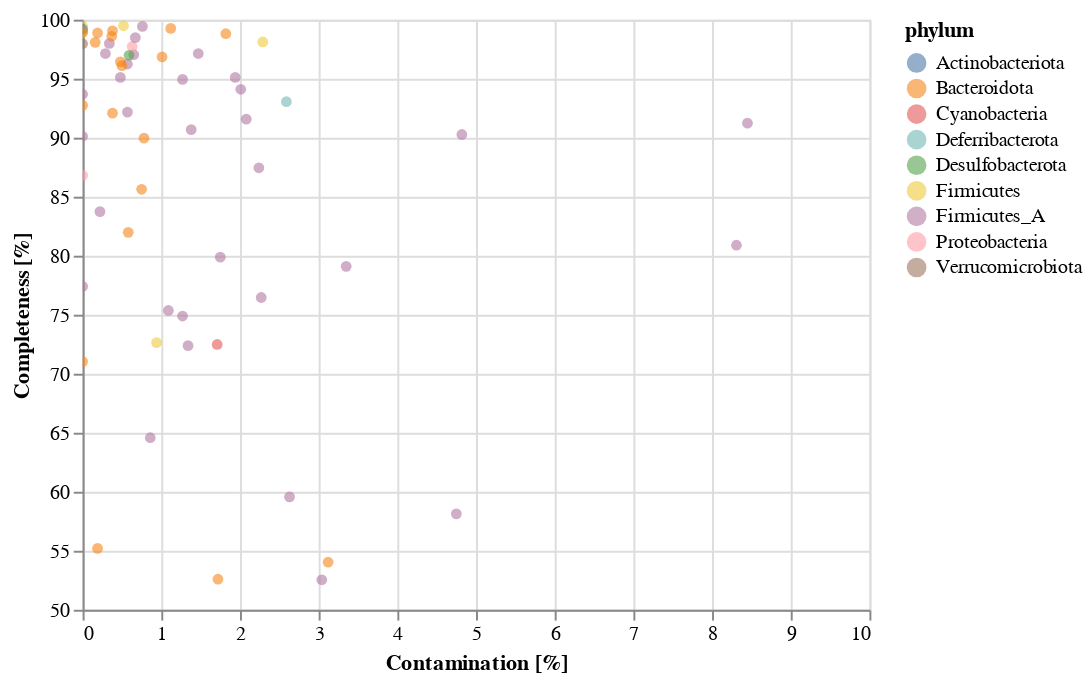

The notebook cell this image was saved under:
### Code cell
xscale = alt.Scale(domain=(0, 10))
yscale = alt.Scale(domain=(50, 100))

alt.Chart(genome_quality).mark_circle(opacity= .6).encode(
    alt.X('Contamination', scale=xscale, title='Contamination [%]'),
    alt.Y('Completeness', scale=yscale, title='Completeness [%]'),
    color='phylum',
    tooltip=['Name', 'Id', 'Contamination','Completeness' ]
).interactive()

### Figure 1 — Vega-Lite specification as saved in the notebook (floating-point values rounded to 4 significant figures)
{"config": {"view": {"continuousWidth": 400, "continuousHeight": 300}}, "data": {"name": "data-914d5756d6bb778fce6fdba51584461f"}, "mark": {"type": "circle", "opacity": 0.6}, "encoding": {"color": {"type": "nominal", "field": "phylum"}, "tooltip": [{"type": "nominal", "field": "Name"}, {"type": "nominal", "field": "Id"}, {"type": "quantitative", "field": "Contamination"}, {"type": "quantitative", "field": "Completeness"}], "x": {"type": "quantitative", "field": "Contamination", "scale": {"domain": [0, 10]}, "title": "Contamination [%]"}, "y": {"type": "quantitative", "field": "Completeness", "scale": {"domain": [50, 100]}, "title": "Completeness [%]"}}, "selection": {"selector002": {"type": "interval", "bind": "scales", "encodings": ["x", "y"]}}, "$schema": "https://vega.github.io/schema/vega-lite/v4.8.1.json", "datasets": {"data-914d5756d6bb778fce6fdba51584461f": [{"Marker lineage": "k__Bacteria (UID203)", "# genomes": 5449, "# markers": 103, "# marker sets": 57, "0": 57, "1": 44, "2": 2, "3": 0, "4": 0, "5+": 0, "Completeness": 59.57, "Contamination": 2.63, "Strain heterogeneity": 0.0, "Quality_Score": 46.42, "Lineage": "k__Bacteria", "Id": "MAG01", "kindom": "Bacteria", "phylum": "Firmicutes_A", "class": "Clostridia", "order": "Lachnospirales", "family": "Lachnospiraceae", "genus": "Acetatifactor", "species": null, "Name": "Acetatifactor MAG01"}, {"Marker lineage": "o__Bacteroidales (UID2617)", "# genomes": 213, "# markers": 406, "# marker sets": 265, "0": 198, "1": 207, "2": 1, "3": 0, "4": 0, "5+": 0, "Completeness": 55.2, "Contamination": 0.19, "Strain heterogeneity": 0.0, "Quality_Score": 54.25, "Lineage": "o__Bacteroidales", "Id": "MAG02", "kindom": "Bacteria", "phylum": "Bacteroidota", "class": "Bacteroidia", "order": "Bacteroidales", "family": "Muribaculaceae", "genus": "CAG-485", "species": "CAG-485 sp002361155", "Name": "CAG-485 sp002361155"}, {"Marker lineage": "f__Lachnospiraceae (UID1255)", "# genomes": 90, "# markers": 354, "# marker sets": 174, "0": 89, "1": 262, "2": 3, "3": 0, "4": 0, "5+": 0, "Completeness": 72.38, "Contamination": 1.34, "Strain heterogeneity": 0.0, "Quality_Score": 65.68, "Lineage": "f__Lachnospiraceae", "Id": "MAG03", "kindom": "Bacteria", "phylum": "Firmicutes_A", "class": "Clostridia", "order": "Lachnospirales", "family": "Lachnospiraceae", "genus": "CAG-95", "species": "CAG-95 sp000403495", "Name": "CAG-95 sp000403495"}, {"Marker lineage": "f__Lachnospiraceae (UID1255)", "# genomes": 90, "# markers": 354, "# marker sets": 174, "0": 14, "1": 339, "2": 1, "3": 0, "4": 0, "5+": 0, "Completeness": 96.24, "Contamination": 0.57, "Strain heterogeneity": 0.0, "Quality_Score": 93.39, "Lineage": "f__Lachnospiraceae", "Id": "MAG04", "kindom": "Bacteria", "phylum": "Firmicutes_A", "class": "Clostridia", "order": "Lachnospirales", "family": "Lachnospiraceae", "genus": null, "species": null, "Name": "Lachnospiraceae MAG04"}, {"Marker lineage": "k__Bacteria (UID203)", "# genomes": 5449, "# markers": 103, "# marker sets": 57, "0": 8, "1": 70, "2": 25, "3": 0, "4": 0, "5+": 0, "Completeness": 91.23, "Contamination": 8.45, "Strain heterogeneity": 28.0, "Quality_Score": 48.98, "Lineage": "k__Bacteria", "Id": "MAG05", "kindom": "Bacteria", "phylum": "Firmicutes_A", "class": "Clostridia", "order": "Lachnospirales", "family": "Lachnospiraceae", "genus": "An181", "species": null, "Name": "An181 MAG05"}, {"Marker lineage": "o__Clostridiales (UID1226)", "# genomes": 155, "# markers": 278, "# marker sets": 158, "0": 8, "1": 267, "2": 3, "3": 0, "4": 0, "5+": 0, "Completeness": 94.94, "Contamination": 1.27, "Strain heterogeneity": 0.0, "Quality_Score": 88.59, "Lineage": "o__Clostridiales", "Id": "MAG06", "kindom": "Bacteria", "phylum": "Firmicutes_A", "class": "Clostridia", "order": "Lachnospirales", "family": "Lachnospiraceae", "genus": null, "species": null, "Name": "Lachnospiraceae MAG06"}, {"Marker lineage": "f__Lachnospiraceae (UID1256)", "# genomes": 33, "# markers": 333, "# marker sets": 171, "0": 80, "1": 249, "2": 4, "3": 0, "4": 0, "5+": 0, "Completeness": 79.88, "Contamination": 1.75, "Strain heterogeneity": 0.0, "Quality_Score": 71.13, "Lineage": "f__Lachnospiraceae", "Id": "MAG07", "kindom": "Bacteria", "phylum": "Firmicutes_A", "class": "Clostridia", "order": "Lachnospirales", "family": "Lachnospiraceae", "genus": "Dorea", "species": null, "Name": "Dorea MAG07"}, {"Marker lineage": "g__Lactobacillus (UID380)", "# genomes": 58, "# markers": 449, "# marker sets": 129, "0": 2, "1": 447, "2": 0, "3": 0, "4": 0, "5+": 0, "Completeness": 98.97, "Contamination": 0.0, "Strain heterogeneity": 0.0, "Quality_Score": 98.97, "Lineage": "g__Lactobacillus", "Id": "MAG08", "kindom": "Bacteria", "phylum": "Firmicutes", "class": "Bacilli", "order": "Lactobacillales", "family": "Lactobacillaceae", "genus": "Lactobacillus", "species": "Lactobacillus johnsonii", "Name": "Lactobacillus johnsonii"}, {"Marker lineage": "o__Bacteroidales (UID2617)", "# genomes": 213, "# markers": 406, "# marker sets": 265, "0": 13, "1": 391, "2": 2, "3": 0, "4": 0, "5+": 0, "Completeness": 96.1, "Contamination": 0.5, "Strain heterogeneity": 0.0, "Quality_Score": 93.6, "Lineage": "o__Bacteroidales", "Id": "MAG09", "kindom": "Bacteria", "phylum": "Bacteroidota", "class": "Bacteroidia", "order": "Bacteroidales", "family": "Muribaculaceae", "genus": "CAG-485", "species": null, "Name": "CAG-485 MAG09"}, {"Marker lineage": "o__Bacteroidales (UID2617)", "# genomes": 213, "# markers": 406, "# marker sets": 265, "0": 28, "1": 378, "2": 0, "3": 0, "4": 0, "5+": 0, "Completeness": 92.74, "Contamination": 0.0, "Strain heterogeneity": 0.0, "Quality_Score": 92.74, "Lineage": "o__Bacteroidales", "Id": "MAG10", "kindom": "Bacteria", "phylum": "Bacteroidota", "class": "Bacteroidia", "order": "Bacteroidales", "family": "Muribaculaceae", "genus": "UBA7173", "species": "UBA7173 sp001689485", "Name": "UBA7173 sp001689485"}, {"Marker lineage": "o__Lactobacillales (UID355)", "# genomes": 490, "# markers": 336, "# marker sets": 184, "0": 1, "1": 335, "2": 0, "3": 0, "4": 0, "5+": 0, "Completeness": 99.46, "Contamination": 0.0, "Strain heterogeneity": 0.0, "Quality_Score": 99.46, "Lineage": "o__Lactobacillales", "Id": "MAG11", "kindom": "Bacteria", "phylum": "Firmicutes", "class": "Bacilli", "order": "Lactobacillales", "family": "Lactobacillaceae", "genus": "Limosilactobacillus", "species": "Limosilactobacillus reuteri", "Name": "Limosilactobacillus reuteri"}, {"Marker lineage": "o__Clostridiales (UID1212)", "# genomes": 172, "# markers": 263, "# marker sets": 149, "0": 3, "1": 259, "2": 1, "3": 0, "4": 0, "5+": 0, "Completeness": 97.99, "Contamination": 0.34, "Strain heterogeneity": 0.0, "Quality_Score": 96.29, "Lineage": "o__Clostridiales", "Id": "MAG12", "kindom": "Bacteria", "phylum": "Firmicutes_A", "class": "Clostridia", "order": "Oscillospirales", "family": "Acutalibacteraceae", "genus": "Eubacterium_R", "species": null, "Name": "Eubacterium_R MAG12"}, {"Marker lineage": "f__Lachnospiraceae (UID1255)", "# genomes": 90, "# markers": 354, "# marker sets": 174, "0": 22, "1": 328, "2": 4, "3": 0, "4": 0, "5+": 0, "Completeness": 94.1, "Contamination": 2.01, "Strain heterogeneity": 0.0, "Quality_Score": 84.05, "Lineage": "f__Lachnospiraceae", "Id": "MAG13", "kindom": "Bacteria", "phylum": "Firmicutes_A", "class": "Clostridia", "order": "Lachnospirales", "family": "Lachnospiraceae", "genus": null, "species": null, "Name": "Lachnospiraceae MAG13"}, {"Marker lineage": "k__Bacteria (UID203)", "# genomes": 5449, "# markers": 104, "# marker sets": 58, "0": 56, "1": 48, "2": 0, "3": 0, "4": 0, "5+": 0, "Completeness": 71.03, "Contamination": 0.0, "Strain heterogeneity": 0.0, "Quality_Score": 71.03, "Lineage": "k__Bacteria", "Id": "MAG14", "kindom": "Bacteria", "phylum": "Bacteroidota", "class": "Bacteroidia", "order": "Bacteroidales", "family": "Muribaculaceae", "genus": "CAG-485", "species": null, "Name": "CAG-485 MAG14"}, {"Marker lineage": "o__Clostridiales (UID1226)", "# genomes": 155, "# markers": 278, "# marker sets": 158, "0": 65, "1": 210, "2": 3, "3": 0, "4": 0, "5+": 0, "Completeness": 74.89, "Contamination": 1.27, "Strain heterogeneity": 0.0, "Quality_Score": 68.54, "Lineage": "o__Clostridiales", "Id": "MAG15", "kindom": "Bacteria", "phylum": "Firmicutes_A", "class": "Clostridia", "order": "Lachnospirales", "family": "Lachnospiraceae", "genus": "UBA7182", "species": null, "Name": "UBA7182 MAG15"}, {"Marker lineage": "k__Bacteria (UID2982)", "# genomes": 88, "# markers": 229, "# marker sets": 147, "0": 3, "1": 226, "2": 0, "3": 0, "4": 0, "5+": 0, "Completeness": 97.96, "Contamination": 0.0, "Strain heterogeneity": 0.0, "Quality_Score": 97.96, "Lineage": "k__Bacteria", "Id": "MAG16", "kindom": "Bacteria", "phylum": "Verrucomicrobiota", "class": "Verrucomicrobiae", "order": "Verrucomicrobiales", "family": "Akkermansiaceae", "genus": "Akkermansia", "species": "Akkermansia muciniphila", "Name": "Akkermansia muciniphila"}, {"Marker lineage": "f__Lachnospiraceae (UID1255)", "# genomes": 90, "# markers": 354, "# marker sets": 174, "0": 16, "1": 336, "2": 2, "3": 0, "4": 0, "5+": 0, "Completeness": 97.03, "Contamination": 0.65, "Strain heterogeneity": 0.0, "Quality_Score": 93.78, "Lineage": "f__Lachnospiraceae", "Id": "MAG17", "kindom": "Bacteria", "phylum": "Firmicutes_A", "class": "Clostridia", "order": "Lachnospirales", "family": "Lachnospiraceae", "genus": "Acetatifactor", "species": null, "Name": "Acetatifactor MAG17"}, {"Marker lineage": "o__Clostridiales (UID1212)", "# genomes": 172, "# markers": 257, "# marker sets": 149, "0": 123, "1": 124, "2": 10, "3": 0, "4": 0, "5+": 0, "Completeness": 58.13, "Contamination": 4.75, "Strain heterogeneity": 10.0, "Quality_Score": 34.38, "Lineage": "o__Clostridiales", "Id": "MAG18", "kindom": "Bacteria", "phylum": "Firmicutes_A", "class": "Clostridia", "order": "Oscillospirales", "family": "Oscillospiraceae", "genus": "Lawsonibacter", "species": null, "Name": "Lawsonibacter MAG18"}, {"Marker lineage": "o__Clostridiales (UID1212)", "# genomes": 172, "# markers": 263, "# marker sets": 149, "0": 48, "1": 214, "2": 1, "3": 0, "4": 0, "5+": 0, "Completeness": 83.74, "Contamination": 0.22, "Strain heterogeneity": 100.0, "Quality_Score": 82.64, "Lineage": "o__Clostridiales", "Id": "MAG19", "kindom": "Bacteria", "phylum": "Firmicutes_A", "class": "Clostridia", "order": "Oscillospirales", "family": "Ruminococcaceae", "genus": "Angelakisella", "species": null, "Name": "Angelakisella MAG19"}, {"Marker lineage": "f__Lachnospiraceae (UID1255)", "# genomes": 90, "# markers": 354, "# marker sets": 174, "0": 7, "1": 346, "2": 1, "3": 0, "4": 0, "5+": 0, "Completeness": 97.13, "Contamination": 0.29, "Strain heterogeneity": 0.0, "Quality_Score": 95.68, "Lineage": "f__Lachnospiraceae", "Id": "MAG20", "kindom": "Bacteria", "phylum": "Firmicutes_A", "class": "Clostridia", "order": "Lachnospirales", "family": "Lachnospiraceae", "genus": "Kineothrix", "species": "Kineothrix sp000403275", "Name": "Kineothrix sp000403275"}, {"Marker lineage": "o__Clostridiales (UID1212)", "# genomes": 172, "# markers": 263, "# marker sets": 149, "0": 22, "1": 228, "2": 12, "3": 1, "4": 0, "5+": 0, "Completeness": 90.27, "Contamination": 4.82, "Strain heterogeneity": 33.33, "Quality_Score": 66.17, "Lineage": "o__Clostridiales", "Id": "MAG21", "kindom": "Bacteria", "phylum": "Firmicutes_A", "class": "Clostridia", "order": "Oscillospirales", "family": "Oscillospiraceae", "genus": null, "species": null, "Name": "Oscillospiraceae MAG21"}, {"Marker lineage": "c__Clostridia (UID1118)", "# genomes": 387, "# markers": 223, "# marker sets": 124, "0": 12, "1": 211, "2": 0, "3": 0, "4": 0, "5+": 0, "Completeness": 93.68, "Contamination": 0.0, "Strain heterogeneity": 0.0, "Quality_Score": 93.68, "Lineage": "c__Clostridia", "Id": "MAG22", "kindom": "Bacteria", "phylum": "Firmicutes_A", "class": "Clostridia_A", "order": "Christensenellales", "family": "UBA3700", "genus": null, "species": null, "Name": "UBA3700 MAG22"}, {"Marker lineage": "f__Lachnospiraceae (UID1255)", "# genomes": 90, "# markers": 354, "# marker sets": 174, "0": 27, "1": 326, "2": 1, "3": 0, "4": 0, "5+": 0, "Completeness": 92.17, "Contamination": 0.57, "Strain heterogeneity": 0.0, "Quality_Score": 89.32, "Lineage": "f__Lachnospiraceae", "Id": "MAG23", "kindom": "Bacteria", "phylum": "Firmicutes_A", "class": "Clostridia", "order": "Lachnospirales", "family": "Lachnospiraceae", "genus": "Kineothrix", "species": null, "Name": "Kineothrix MAG23"}, {"Marker lineage": "p__Bacteroidetes (UID2605)", "# genomes": 350, "# markers": 314, "# marker sets": 208, "0": 4, "1": 309, "2": 1, "3": 0, "4": 0, "5+": 0, "Completeness": 98.08, "Contamination": 0.16, "Strain heterogeneity": 0.0, "Quality_Score": 97.28, "Lineage": "p__Bacteroidetes", "Id": "MAG24", "kindom": "Bacteria", "phylum": "Bacteroidota", "class": "Bacteroidia", "order": "Bacteroidales", "family": "Rikenellaceae", "genus": "Alistipes", "species": "Alistipes sp002362235", "Name": "Alistipes sp002362235"}, {"Marker lineage": "o__Bacteroidales (UID2617)", "# genomes": 213, "# markers": 406, "# marker sets": 265, "0": 7, "1": 398, "2": 1, "3": 0, "4": 0, "5+": 0, "Completeness": 99.06, "Contamination": 0.38, "Strain heterogeneity": 0.0, "Quality_Score": 97.16, "Lineage": "o__Bacteroidales", "Id": "MAG25", "kindom": "Bacteria", "phylum": "Bacteroidota", "class": "Bacteroidia", "order": "Bacteroidales", "family": "Muribaculaceae", "genus": "Paramuribaculum", "species": null, "Name": "Paramuribaculum MAG25"}, {"Marker lineage": "k__Bacteria (UID2495)", "# genomes": 2993, "# markers": 147, "# marker sets": 91, "0": 12, "1": 135, "2": 0, "3": 0, "4": 0, "5+": 0, "Completeness": 86.81, "Contamination": 0.0, "Strain heterogeneity": 0.0, "Quality_Score": 86.81, "Lineage": "k__Bacteria", "Id": "MAG26", "kindom": "Bacteria", "phylum": "Proteobacteria", "class": "Alphaproteobacteria", "order": "Rs-D84", "family": "Rs-D84", "genus": "Rs-D84", "species": null, "Name": "Rs-D84 MAG26"}, {"Marker lineage": "c__Clostridia (UID1118)", "# genomes": 387, "# markers": 223, "# marker sets": 124, "0": 18, "1": 205, "2": 0, "3": 0, "4": 0, "5+": 0, "Completeness": 90.12, "Contamination": 0.0, "Strain heterogeneity": 0.0, "Quality_Score": 90.12, "Lineage": "c__Clostridia", "Id": "MAG27", "kindom": "Bacteria", "phylum": "Firmicutes_A", "class": "Clostridia_A", "order": "Christensenellales", "family": "UBA3700", "genus": null, "species": null, "Name": "UBA3700 MAG27"}, {"Marker lineage": "f__Lachnospiraceae (UID1286)", "# genomes": 57, "# markers": 420, "# marker sets": 207, "0": 102, "1": 312, "2": 6, "3": 0, "4": 0, "5+": 0, "Completeness": 76.46, "Contamination": 2.27, "Strain heterogeneity": 0.0, "Quality_Score": 65.11, "Lineage": "f__Lachnospiraceae", "Id": "MAG28", "kindom": "Bacteria", "phylum": "Firmicutes_A", "class": "Clostridia", "order": "Lachnospirales", "family": "Lachnospiraceae", "genus": "1XD42-69", "species": null, "Name": "1XD42-69 MAG28"}, {"Marker lineage": "k__Bacteria (UID1453)", "# genomes": 901, "# markers": 171, "# marker sets": 117, "0": 36, "1": 133, "2": 2, "3": 0, "4": 0, "5+": 0, "Completeness": 72.48, "Contamination": 1.71, "Strain heterogeneity": 0.0, "Quality_Score": 63.93, "Lineage": "k__Bacteria", "Id": "MAG29", "kindom": "Bacteria", "phylum": "Cyanobacteria", "class": "Vampirovibrionia", "order": "Gastranaerophilales", "family": "Gastranaerophilaceae", "genus": "Zag111", "species": null, "Name": "Zag111 MAG29"}, {"Marker lineage": "o__Lactobacillales (UID374)", "# genomes": 471, "# markers": 350, "# marker sets": 191, "0": 1, "1": 348, "2": 1, "3": 0, "4": 0, "5+": 0, "Completeness": 99.48, "Contamination": 0.52, "Strain heterogeneity": 0.0, "Quality_Score": 96.88, "Lineage": "o__Lactobacillales", "Id": "MAG30", "kindom": "Bacteria", "phylum": "Firmicutes", "class": "Bacilli", "order": "Lactobacillales", "family": "Lactobacillaceae", "genus": "Ligilactobacillus", "species": "Ligilactobacillus murinus", "Name": "Ligilactobacillus murinus"}, {"Marker lineage": "f__Lachnospiraceae (UID1255)", "# genomes": 90, "# markers": 354, "# marker sets": 174, "0": 1, "1": 350, "2": 3, "3": 0, "4": 0, "5+": 0, "Completeness": 99.43, "Contamination": 0.76, "Strain heterogeneity": 0.0, "Quality_Score": 95.63, "Lineage": "f__Lachnospiraceae", "Id": "MAG31", "kindom": "Bacteria", "phylum": "Firmicutes_A", "class": "Clostridia", "order": "Lachnospirales", "family": "Lachnospiraceae", "genus": "Acetatifactor", "species": null, "Name": "Acetatifactor MAG31"}, {"Marker lineage": "f__Lachnospiraceae (UID1286)", "# genomes": 57, "# markers": 420, "# marker sets": 207, "0": 14, "1": 405, "2": 1, "3": 0, "4": 0, "5+": 0, "Completeness": 95.11, "Contamination": 0.48, "Strain heterogeneity": 0.0, "Quality_Score": 92.71, "Lineage": "f__Lachnospiraceae", "Id": "MAG32", "kindom": "Bacteria", "phylum": "Firmicutes_A", "class": "Clostridia", "order": "Lachnospirales", "family": "Lachnospiraceae", "genus": "1XD42-69", "species": null, "Name": "1XD42-69 MAG32"}, {"Marker lineage": "p__Actinobacteria (UID2112)", "# genomes": 31, "# markers": 211, "# marker sets": 124, "0": 1, "1": 210, "2": 0, "3": 0, "4": 0, "5+": 0, "Completeness": 99.19, "Contamination": 0.0, "Strain heterogeneity": 0.0, "Quality_Score": 99.19, "Lineage": "p__Actinobacteria", "Id": "MAG33", "kindom": "Bacteria", "phylum": "Actinobacteriota", "class": "Coriobacteriia", "order": "Coriobacteriales", "family": "Atopobiaceae", "genus": "NM07-P-09", "species": "NM07-P-09 sp004793925", "Name": "NM07-P-09 sp004793925"}, {"Marker lineage": "o__Bacteroidales (UID2617)", "# genomes": 213, "# markers": 406, "# marker sets": 265, "0": 24, "1": 377, "2": 5, "3": 0, "4": 0, "5+": 0, "Completeness": 96.84, "Contamination": 1.01, "Strain heterogeneity": 0.0, "Quality_Score": 91.79, "Lineage": "o__Bacteroidales", "Id": "MAG34", "kindom": "Bacteria", "phylum": "Bacteroidota", "class": "Bacteroidia", "order": "Bacteroidales", "family": "Muribaculaceae", "genus": "CAG-485", "species": null, "Name": "CAG-485 MAG34"}, {"Marker lineage": "o__Bacteroidales (UID2617)", "# genomes": 213, "# markers": 406, "# marker sets": 265, "0": 5, "1": 395, "2": 6, "3": 0, "4": 0, "5+": 0, "Completeness": 98.81, "Contamination": 1.82, "Strain heterogeneity": 0.0, "Quality_Score": 89.71, "Lineage": "o__Bacteroidales", "Id": "MAG35", "kindom": "Bacteria", "phylum": "Bacteroidota", "class": "Bacteroidia", "order": "Bacteroidales", "family": "Muribaculaceae", "genus": "UBA7173", "species": "UBA7173 sp001915385", "Name": "UBA7173 sp001915385"}, {"Marker lineage": "f__Lachnospiraceae (UID1256)", "# genomes": 33, "# markers": 333, "# marker sets": 171, "0": 49, "1": 270, "2": 12, "3": 2, "4": 0, "5+": 0, "Completeness": 87.45, "Contamination": 2.24, "Strain heterogeneity": 16.67, "Quality_Score": 76.25, "Lineage": "f__Lachnospiraceae", "Id": "MAG36", "kindom": "Bacteria", "phylum": "Firmicutes_A", "class": "Clostridia", "order": "Lachnospirales", "family": "Lachnospiraceae", "genus": "Dorea", "species": null, "Name": "Dorea MAG36"}, {"Marker lineage": "f__Lachnospiraceae (UID1255)", "# genomes": 90, "# markers": 354, "# marker sets": 174, "0": 33, "1": 308, "2": 13, "3": 0, "4": 0, "5+": 0, "Completeness": 90.68, "Contamination": 1.38, "Strain heterogeneity": 61.54, "Quality_Score": 83.78, "Lineage": "f__Lachnospiraceae", "Id": "MAG37", "kindom": "Bacteria", "phylum": "Firmicutes_A", "class": "Clostridia", "order": "Lachnospirales", "family": "Lachnospiraceae", "genus": "Acetatifactor", "species": null, "Name": "Acetatifactor MAG37"}, {"Marker lineage": "p__Bacteroidetes (UID2605)", "# genomes": 350, "# markers": 316, "# marker sets": 210, "0": 8, "1": 307, "2": 1, "3": 0, "4": 0, "5+": 0, "Completeness": 96.43, "Contamination": 0.48, "Strain heterogeneity": 0.0, "Quality_Score": 94.03, "Lineage": "p__Bacteroidetes", "Id": "MAG38", "kindom": "Bacteria", "phylum": "Bacteroidota", "class": "Bacteroidia", "order": "Bacteroidales", "family": "UBA932", "genus": "RC9", "species": "RC9 sp002298075", "Name": "RC9 sp002298075"}, {"Marker lineage": "p__Proteobacteria (UID3887)", "# genomes": 1487, "# markers": 255, "# marker sets": 158, "0": 5, "1": 249, "2": 1, "3": 0, "4": 0, "5+": 0, "Completeness": 97.73, "Contamination": 0.63, "Strain heterogeneity": 100.0, "Quality_Score": 94.58, "Lineage": "p__Proteobacteria", "Id": "MAG39", "kindom": "Bacteria", "phylum": "Proteobacteria", "class": "Gammaproteobacteria", "order": "Burkholderiales", "family": "Burkholderiaceae", "genus": "Parasutterella", "species": "Parasutterella sp900552195", "Name": "Parasutterella sp900552195"}, {"Marker lineage": "k__Bacteria (UID2372)", "# genomes": 131, "# markers": 177, "# marker sets": 106, "0": 2, "1": 170, "2": 5, "3": 0, "4": 0, "5+": 0, "Completeness": 98.11, "Contamination": 2.29, "Strain heterogeneity": 0.0, "Quality_Score": 86.66, "Lineage": "k__Bacteria", "Id": "MAG40", "kindom": "Bacteria", "phylum": "Firmicutes", "class": "Bacilli", "order": "Erysipelotrichales", "family": "Erysipelotrichaceae", "genus": "Faecalibaculum", "species": "Faecalibaculum rodentium", "Name": "Faecalibaculum rodentium"}, {"Marker lineage": "k__Bacteria (UID203)", "# genomes": 5449, "# markers": 104, "# marker sets": 58, "0": 56, "1": 47, "2": 1, "3": 0, "4": 0, "5+": 0, "Completeness": 64.58, "Contamination": 0.86, "Strain heterogeneity": 100.0, "Quality_Score": 60.28, "Lineage": "k__Bacteria", "Id": "MAG41", "kindom": "Bacteria", "phylum": "Firmicutes_A", "class": "Clostridia", "order": "Oscillospirales", "family": "Oscillospiraceae", "genus": null, "species": null, "Name": "Oscillospiraceae MAG41"}, {"Marker lineage": "k__Bacteria (UID2372)", "# genomes": 131, "# markers": 177, "# marker sets": 106, "0": 33, "1": 143, "2": 1, "3": 0, "4": 0, "5+": 0, "Completeness": 72.64, "Contamination": 0.94, "Strain heterogeneity": 0.0, "Quality_Score": 67.94, "Lineage": "k__Bacteria", "Id": "MAG42", "kindom": "Bacteria", "phylum": "Firmicutes", "class": "Bacilli", "order": "Erysipelotrichales", "family": "Erysipelatoclostridiaceae", "genus": "Erysipelatoclostridium", "species": "Erysipelatoclostridium cocleatum", "Name": "Erysipelatoclostridium cocleatum"}, {"Marker lineage": "f__Lachnospiraceae (UID1255)", "# genomes": 90, "# markers": 354, "# marker sets": 174, "0": 17, "1": 330, "2": 7, "3": 0, "4": 0, "5+": 0, "Completeness": 95.11, "Contamination": 1.94, "Strain heterogeneity": 0.0, "Quality_Score": 85.41, "Lineage": "f__Lachnospiraceae", "Id": "MAG43", "kindom": "Bacteria", "phylum": "Firmicutes_A", "class": "Clostridia", "order": "Lachnospirales", "family": "Lachnospiraceae", "genus": "CAG-95", "species": null, "Name": "CAG-95 MAG43"}, {"Marker lineage": "p__Bacteroidetes (UID2605)", "# genomes": 350, "# markers": 314, "# marker sets": 208, "0": 150, "1": 154, "2": 10, "3": 0, "4": 0, "5+": 0, "Completeness": 54.03, "Contamination": 3.12, "Strain heterogeneity": 10.0, "Quality_Score": 38.43, "Lineage": "p__Bacteroidetes", "Id": "MAG44", "kindom": "Bacteria", "phylum": "Bacteroidota", "class": "Bacteroidia", "order": "Bacteroidales", "family": "Rikenellaceae", "genus": "Alistipes", "species": "Alistipes sp002428825", "Name": "Alistipes sp002428825"}, {"Marker lineage": "o__Bacteroidales (UID2654)", "# genomes": 163, "# markers": 486, "# marker sets": 266, "0": 5, "1": 480, "2": 1, "3": 0, "4": 0, "5+": 0, "Completeness": 98.87, "Contamination": 0.19, "Strain heterogeneity": 0.0, "Quality_Score": 97.92, "Lineage": "o__Bacteroidales", "Id": "MAG45", "kindom": "Bacteria", "phylum": "Bacteroidota", "class": "Bacteroidia", "order": "Bacteroidales", "family": "Bacteroidaceae", "genus": "Phocaeicola", "species": "Phocaeicola vulgatus", "Name": "Phocaeicola vulgatus"}, {"Marker lineage": "k__Bacteria (UID203)", "# genomes": 5449, "# markers": 98, "# marker sets": 58, "0": 16, "1": 67, "2": 15, "3": 0, "4": 0, "5+": 0, "Completeness": 80.89, "Contamination": 8.31, "Strain heterogeneity": 0.0, "Quality_Score": 39.34, "Lineage": "k__Bacteria", "Id": "MAG46", "kindom": "Bacteria", "phylum": "Firmicutes_A", "class": "Clostridia", "order": "Oscillospirales", "family": "Oscillospiraceae", "genus": "UBA9475", "species": null, "Name": "UBA9475 MAG46"}, {"Marker lineage": "f__Lachnospiraceae (UID1255)", "# genomes": 90, "# markers": 354, "# marker sets": 174, "0": 52, "1": 295, "2": 7, "3": 0, "4": 0, "5+": 0, "Completeness": 91.57, "Contamination": 2.08, "Strain heterogeneity": 0.0, "Quality_Score": 81.17, "Lineage": "f__Lachnospiraceae", "Id": "MAG47", "kindom": "Bacteria", "phylum": "Firmicutes_A", "class": "Clostridia", "order": "Lachnospirales", "family": "Lachnospiraceae", "genus": "Acetatifactor", "species": null, "Name": "Acetatifactor MAG47"}, {"Marker lineage": "o__Bacteroidales (UID2617)", "# genomes": 213, "# markers": 406, "# marker sets": 265, "0": 44, "1": 361, "2": 1, "3": 0, "4": 0, "5+": 0, "Completeness": 92.08, "Contamination": 0.38, "Strain heterogeneity": 0.0, "Quality_Score": 90.18, "Lineage": "o__Bacteroidales", "Id": "MAG48", "kindom": "Bacteria", "phylum": "Bacteroidota", "class": "Bacteroidia", "order": "Bacteroidales", "family": "Muribaculaceae", "genus": "Paramuribaculum", "species": "Paramuribaculum sp900553585", "Name": "Paramuribaculum sp900553585"}, {"Marker lineage": "o__Bacteroidales (UID2657)", "# genomes": 160, "# markers": 490, "# marker sets": 268, "0": 17, "1": 472, "2": 1, "3": 0, "4": 0, "5+": 0, "Completeness": 98.59, "Contamination": 0.37, "Strain heterogeneity": 0.0, "Quality_Score": 96.74, "Lineage": "o__Bacteroidales", "Id": "MAG49", "kindom": "Bacteria", "phylum": "Bacteroidota", "class": "Bacteroidia", "order": "Bacteroidales", "family": "Bacteroidaceae", "genus": "Bacteroides", "species": "Bacteroides intestinalis", "Name": "Bacteroides intestinalis"}, {"Marker lineage": "o__Clostridiales (UID1212)", "# genomes": 172, "# markers": 257, "# marker sets": 149, "0": 46, "1": 211, "2": 0, "3": 0, "4": 0, "5+": 0, "Completeness": 77.4, "Contamination": 0.0, "Strain heterogeneity": 0.0, "Quality_Score": 77.4, "Lineage": "o__Clostridiales", "Id": "MAG50", "kindom": "Bacteria", "phylum": "Firmicutes_A", "class": "Clostridia", "order": "Oscillospirales", "family": "Oscillospiraceae", "genus": "UBA9475", "species": null, "Name": "UBA9475 MAG50"}, {"Marker lineage": "k__Bacteria (UID3187)", "# genomes": 2258, "# markers": 186, "# marker sets": 116, "0": 9, "1": 174, "2": 3, "3": 0, "4": 0, "5+": 0, "Completeness": 93.05, "Contamination": 2.59, "Strain heterogeneity": 0.0, "Quality_Score": 80.1, "Lineage": "k__Bacteria", "Id": "MAG51", "kindom": "Bacteria", "phylum": "Deferribacterota", "class": "Deferribacteres", "order": "Deferribacterales", "family": "Mucispirillaceae", "genus": "Mucispirillum", "species": "Mucispirillum schaedleri", "Name": "Mucispirillum schaedleri"}, {"Marker lineage": "f__Lachnospiraceae (UID1255)", "# genomes": 90, "# markers": 354, "# marker sets": 174, "0": 60, "1": 282, "2": 12, "3": 0, "4": 0, "5+": 0, "Completeness": 79.1, "Contamination": 3.35, "Strain heterogeneity": 25.0, "Quality_Score": 62.35, "Lineage": "f__Lachnospiraceae", "Id": "MAG52", "kindom": "Bacteria", "phylum": "Firmicutes_A", "class": "Clostridia", "order": "Lachnospirales", "family": "Lachnospiraceae", "genus": "Acetatifactor", "species": null, "Name": "Acetatifactor MAG52"}, {"Marker lineage": "f__Lachnospiraceae (UID1255)", "# genomes": 90, "# markers": 354, "# marker sets": 174, "0": 5, "1": 344, "2": 5, "3": 0, "4": 0, "5+": 0, "Completeness": 97.13, "Contamination": 1.47, "Strain heterogeneity": 0.0, "Quality_Score": 89.78, "Lineage": "f__Lachnospiraceae", "Id": "MAG53", "kindom": "Bacteria", "phylum": "Firmicutes_A", "class": "Clostridia", "order": "Lachnospirales", "family": "Lachnospiraceae", "genus": "14-2", "species": null, "Name": "14-2 MAG53"}, {"Marker lineage": "c__Deltaproteobacteria (UID3218)", "# genomes": 61, "# markers": 284, "# marker sets": 169, "0": 7, "1": 276, "2": 1, "3": 0, "4": 0, "5+": 0, "Completeness": 96.98, "Contamination": 0.59, "Strain heterogeneity": 0.0, "Quality_Score": 94.03, "Lineage": "c__Deltaproteobacteria", "Id": "MAG54", "kindom": "Bacteria", "phylum": "Desulfobacterota", "class": "Desulfovibrionia", "order": "Desulfovibrionales", "family": "Desulfovibrionaceae", "genus": "Mailhella", "species": null, "Name": "Mailhella MAG54"}, {"Marker lineage": "f__Lachnospiraceae (UID1255)", "# genomes": 90, "# markers": 354, "# marker sets": 174, "0": 10, "1": 342, "2": 2, "3": 0, "4": 0, "5+": 0, "Completeness": 98.48, "Contamination": 0.67, "Strain heterogeneity": 0.0, "Quality_Score": 95.13, "Lineage": "f__Lachnospiraceae", "Id": "MAG55", "kindom": "Bacteria", "phylum": "Firmicutes_A", "class": "Clostridia", "order": "Lachnospirales", "family": "Lachnospiraceae", "genus": "1XD8-76", "species": null, "Name": "1XD8-76 MAG55"}, {"Marker lineage": "o__Bacteroidales (UID2621)", "# genomes": 198, "# markers": 427, "# marker sets": 260, "0": 71, "1": 354, "2": 2, "3": 0, "4": 0, "5+": 0, "Completeness": 81.98, "Contamination": 0.58, "Strain heterogeneity": 0.0, "Quality_Score": 79.08, "Lineage": "o__Bacteroidales", "Id": "MAG56", "kindom": "Bacteria", "phylum": "Bacteroidota", "class": "Bacteroidia", "order": "Bacteroidales", "family": "Tannerellaceae", "genus": "Parabacteroides", "species": "Parabacteroides goldsteinii", "Name": "Parabacteroides goldsteinii"}, {"Marker lineage": "o__Bacteroidales (UID2617)", "# genomes": 213, "# markers": 406, "# marker sets": 265, "0": 38, "1": 364, "2": 4, "3": 0, "4": 0, "5+": 0, "Completeness": 89.96, "Contamination": 0.78, "Strain heterogeneity": 0.0, "Quality_Score": 86.06, "Lineage": "o__Bacteroidales", "Id": "MAG57", "kindom": "Bacteria", "phylum": "Bacteroidota", "class": "Bacteroidia", "order": "Bacteroidales", "family": "Muribaculaceae", "genus": "CAG-873", "species": null, "Name": "CAG-873 MAG57"}, {"Marker lineage": "o__Bacteroidales (UID2657)", "# genomes": 160, "# markers": 492, "# marker sets": 269, "0": 2, "1": 487, "2": 2, "3": 1, "4": 0, "5+": 0, "Completeness": 99.26, "Contamination": 1.12, "Strain heterogeneity": 0.0, "Quality_Score": 93.66, "Lineage": "o__Bacteroidales", "Id": "MAG58", "kindom": "Bacteria", "phylum": "Bacteroidota", "class": "Bacteroidia", "order": "Bacteroidales", "family": "Bacteroidaceae", "genus": "Phocaeicola", "species": "Phocaeicola sp002493165", "Name": "Phocaeicola sp002493165"}, {"Marker lineage": "o__Clostridiales (UID1212)", "# genomes": 172, "# markers": 263, "# marker sets": 149, "0": 128, "1": 125, "2": 10, "3": 0, "4": 0, "5+": 0, "Completeness": 52.54, "Contamination": 3.04, "Strain heterogeneity": 20.0, "Quality_Score": 37.34, "Lineage": "o__Clostridiales", "Id": "MAG59", "kindom": "Bacteria", "phylum": "Firmicutes_A", "class": "Clostridia", "order": "Oscillospirales", "family": "Oscillospiraceae", "genus": null, "species": null, "Name": "Oscillospiraceae MAG59"}, {"Marker lineage": "k__Bacteria (UID203)", "# genomes": 5449, "# markers": 104, "# marker sets": 58, "0": 70, "1": 33, "2": 1, "3": 0, "4": 0, "5+": 0, "Completeness": 52.59, "Contamination": 1.72, "Strain heterogeneity": 100.0, "Quality_Score": 43.99, "Lineage": "k__Bacteria", "Id": "MAG60", "kindom": "Bacteria", "phylum": "Bacteroidota", "class": "Bacteroidia", "order": "Bacteroidales", "family": "Muribaculaceae", "genus": "Paramuribaculum", "species": null, "Name": "Paramuribaculum MAG60"}, {"Marker lineage": "o__Bacteroidales (UID2617)", "# genomes": 213, "# markers": 406, "# marker sets": 265, "0": 79, "1": 325, "2": 2, "3": 0, "4": 0, "5+": 0, "Completeness": 85.63, "Contamination": 0.75, "Strain heterogeneity": 0.0, "Quality_Score": 81.88, "Lineage": "o__Bacteroidales", "Id": "MAG61", "kindom": "Bacteria", "phylum": "Bacteroidota", "class": "Bacteroidia", "order": "Bacteroidales", "family": "Muribaculaceae", "genus": "Paramuribaculum", "species": null, "Name": "Paramuribaculum MAG61"}, {"Marker lineage": "k__Bacteria (UID2569)", "# genomes": 434, "# markers": 278, "# marker sets": 186, "0": 2, "1": 276, "2": 0, "3": 0, "4": 0, "5+": 0, "Completeness": 98.92, "Contamination": 0.0, "Strain heterogeneity": 0.0, "Quality_Score": 98.92, "Lineage": "k__Bacteria", "Id": "MAG62", "kindom": "Bacteria", "phylum": "Bacteroidota", "class": "Bacteroidia", "order": "Bacteroidales", "family": "Marinifilaceae", "genus": "Odoribacter", "species": null, "Name": "Odoribacter MAG62"}, {"Marker lineage": "o__Clostridiales (UID1212)", "# genomes": 172, "# markers": 263, "# marker sets": 149, "0": 61, "1": 198, "2": 4, "3": 0, "4": 0, "5+": 0, "Completeness": 75.36, "Contamination": 1.09, "Strain heterogeneity": 75.0, "Quality_Score": 69.91, "Lineage": "o__Clostridiales", "Id": "MAG63", "kindom": "Bacteria", "phylum": "Firmicutes_A", "class": "Clostridia", "order": "Oscillospirales", "family": "Oscillospiraceae", "genus": null, "species": null, "Name": "Oscillospiraceae MAG63"}]}}
